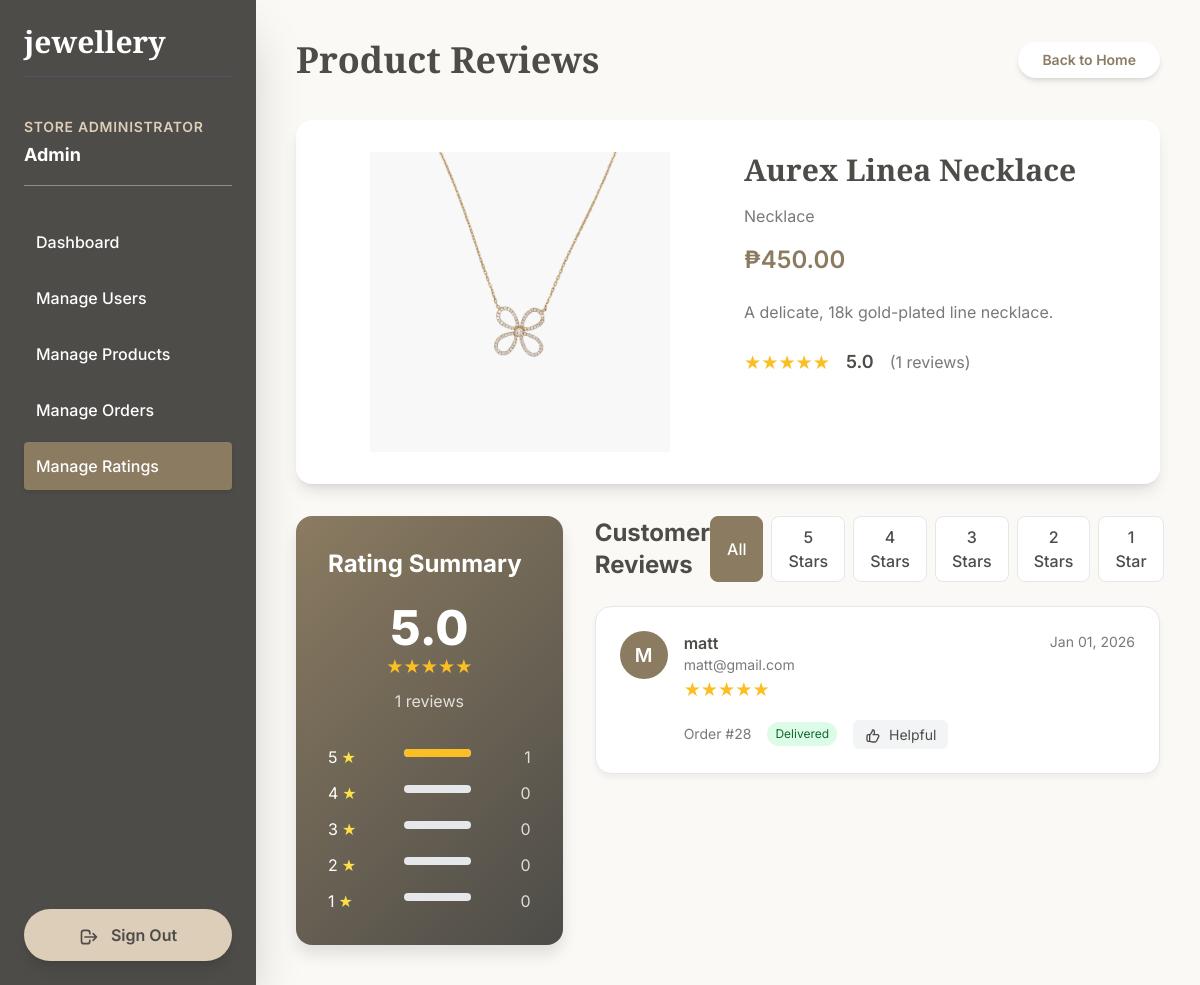
Page /view_review_admin.php?product_id=7 (signed in) on the committed database.
### tables this page shows
CREATE TABLE `user` (
  `User_ID` int(11) NOT NULL,
  `Name` varchar(255) NOT NULL,
  `Email` varchar(255) NOT NULL,
  `Password` varchar(255) DEFAULT NULL,
  `Phone` int(11) DEFAULT NULL,
  `Address` varchar(255) DEFAULT NULL,
  `Profile_Picture` varchar(255) DEFAULT NULL,
  `Role` varchar(255) NOT NULL,
  `Is_Logged_In` tinyint(1) NOT NULL DEFAULT 0,
  `user_secret_key` varchar(255) DEFAULT NULL,
  `last_2fa_verification` datetime DEFAULT NULL,
  `google_id` varchar(255) DEFAULT NULL
);

CREATE TABLE `product` (
  `Product_ID` int(11) NOT NULL,
  `Category_ID` int(11) NOT NULL,
  `Name` varchar(255) NOT NULL,
  `Description` varchar(255) NOT NULL,
  `Price` int(11) NOT NULL,
  `Stock` varchar(255) NOT NULL,
  `Availability` varchar(255) NOT NULL,
  `Images` varchar(255) NOT NULL,
  `Rating` varchar(255) NOT NULL,
  `Avg_Rating` decimal(3,2) DEFAULT 0.00,
  `Rating_Count` int(11) DEFAULT 0
);

CREATE TABLE `category` (
  `Category_ID` int(11) NOT NULL,
  `Category_Name` varchar(255) NOT NULL
);

CREATE TABLE `order_ratings` (
  `Rating_ID` int(11) NOT NULL,
  `Order_ID` int(11) NOT NULL,
  `User_ID` int(11) NOT NULL,
  `Product_ID` int(11) NOT NULL,
  `Rating` int(11) NOT NULL COMMENT '1-5 stars',
  `Review_Text` text DEFAULT NULL,
  `Review_Image` varchar(255) DEFAULT NULL,
  `Rating_Date` datetime NOT NULL DEFAULT current_timestamp()
);

CREATE TABLE `orders` (
  `Order_ID` int(11) NOT NULL,
  `User_ID` int(11) NOT NULL,
  `Order_Date` datetime DEFAULT current_timestamp(),
  `Total_Amount` decimal(10,2) NOT NULL,
  `Status` varchar(50) DEFAULT 'Pending',
  `Shipping_Address` text DEFAULT NULL,
  `Phone_Number` varchar(20) DEFAULT NULL,
  `Email` varchar(100) DEFAULT NULL,
  `Latitude` decimal(10,8) DEFAULT NULL,
  `Longitude` decimal(11,8) DEFAULT NULL,
  `Tracking_Status` varchar(100) DEFAULT 'Order Placed'
);

### view_review_admin.php (the view, shortened to what this page needs)
<?php
require_once 'db_connect.php';
 $user_id = $_SESSION['User_ID'];
 $sql = "SELECT Name FROM user WHERE User_ID = ?";
 $stmt = $pdo->prepare($sql);
 $stmt->execute([$user_id]);
 $user = $stmt->fetch();
 $userName = htmlspecialchars($user['Name']);
 $product_id = $_GET['product_id'] ?? null;
 $product = null;
 $reviews = [];
 $rating_distribution = [0, 0, 0, 0, 0];
try {
    $stmt = $pdo->prepare("
        SELECT
            p.Product_ID,
            p.Name AS ProductName,
            p.Description,
            p.Price,
            p.Images,
            p.Avg_Rating,
            p.Rating_Count,
            c.Category_Name
        FROM product p
        LEFT JOIN category c ON p.Category_ID = c.Category_ID
        WHERE p.Product_ID = :product_id
    ");
    $stmt->execute([':product_id' => $product_id]);
    $product = $stmt->fetch(PDO::FETCH_ASSOC);
    $stmt_reviews = $pdo->prepare("
        SELECT
            r.Rating,
            r.Review_Text,
            r.Rating_Date,
            r.Review_Image,
            u.Name as UserName,
            u.User_ID,
            u.Email,
            o.Order_ID,
            o.Status as OrderStatus
        FROM order_ratings r
        INNER JOIN user u ON r.User_ID = u.User_ID
        INNER JOIN orders o ON r.Order_ID = o.Order_ID
        WHERE r.Product_ID = :product_id
        ORDER BY r.Rating_Date DESC
    ");
    $stmt_reviews->execute([':product_id' => $product_id]);
    $reviews = $stmt_reviews->fetchAll(PDO::FETCH_ASSOC);
    $rating_distribution = [0, 0, 0, 0, 0];
    foreach ($reviews as $review) {
        $rating_distribution[$review['Rating'] - 1]++;
    }
} catch (PDOException $e) {
    error_log("Error fetching product reviews: " . $e->getMessage());
    $error_message = "Failed to load reviews: " . $e->getMessage();
}
?>
<!DOCTYPE html>
<html lang="en">
<head>
    <script src="https://cdn.tailwindcss.com"></script>
</head>
<body class="flex antialiased">
    <div class="w-64 admin-sidebar h-screen p-6 fixed flex flex-col shadow-2xl">
        <h1 class="font-serif text-white text-3xl font-bold mb-10 border-b border-gray-600 pb-4">jewellery</h1>
        <div class="text-white mb-8 border-b border-teal-light/50 pb-4">
            <p class="font-semibold text-sm text-teal-light uppercase tracking-wider">Store Administrator</p>
            <p class="text-lg font-bold text-white mt-1"><?= $userName ?></p>
        </div>
        <ul class="space-y-2 flex-grow">
            <li><a href="admin_dashboard.php" class="block p-3 rounded text-white hover:bg-brand-teal hover:shadow-md transition-all">
                <span class="font-medium">Dashboard</span>
            </a></li>
            <li><a href="manage_users.php" class="block p-3 rounded text-white hover:bg-brand-teal hover:shadow-md transition-all">
                <span class="font-medium">Manage Users</span>
            </a></li>
            <li><a href="manage_products.php" class="block p-3 rounded text-white hover:bg-brand-teal hover:shadow-md transition-all">
                <span class="font-medium">Manage Products</span>
            </a></li>
            <li><a href="manage_orders.php" class="block p-3 rounded text-white hover:bg-brand-teal hover:shadow-md transition-all">
                <span class="font-medium">Manage Orders</span>
            </a></li>
            <li><a href="manage_ratings.php" class="block p-3 rounded text-white nav-active transition-all">
                <span class="font-medium">Manage Ratings</span>
            </a></li>
        </ul>
        <a href="logout.php" class="mt-auto block w-full text-center p-3 rounded-full logout-btn shadow-lg">
            <svg class="w-5 h-5 inline-block mr-2" fill="none" stroke="currentColor" viewBox="0 0 24 24" xmlns="http://www.w3.org/2000/svg"><path stroke-linecap="round" stroke-linejoin="round" stroke-width="2" d="M17 16l4-4m0 0l-4-4m4 4H7m6 4v1a3 3 0 01-3 3H6a3 3 0 01-3-3V7a3 3 0 013-3h4a3 3 0 013 3v1"></path></svg>
            Sign Out
        </a>
    </div>
    <div class="flex-1 ml-64 p-10">
        <div class="flex justify-between items-center mb-10">
            <h2 class="font-serif text-4xl font-bold text-brand-dark">Product Reviews</h2>
            <a href="manage_ratings.php" class="bg-white text-brand-teal px-6 py-2 rounded-full text-sm font-semibold hover:bg-gray-100 transition-colors shadow-md">
                Back to Home
            </a>
        </div>
        <?php if ($product): ?>
            <div class="bg-white rounded-2xl shadow-lg p-8 mb-8">
                <div class="grid grid-cols-1 md:grid-cols-2 gap-8">
                    <div>
                        <img src="<?php echo htmlspecialchars($product['Images'] ?? 'https://placehold.co/400x400'); ?>"
                             alt="<?php echo htmlspecialchars($product['ProductName']); ?>"
                             class="w-full product-image rounded-lg">
                    </div>
                    <div>
                        <h1 class="font-serif text-3xl font-bold text-brand-dark mb-4"><?php echo htmlspecialchars($product['ProductName']); ?></h1>
                        <p class="text-brand-subtext mb-4"><?php echo htmlspecialchars($product['Category_Name']); ?></p>
                        <p class="text-2xl font-semibold text-brand-teal mb-6">₱<?php echo number_format($product['Price'], 2); ?></p>
                        <p class="text-brand-subtext mb-6"><?php echo htmlspecialchars($product['Description'] ?? 'No description available.'); ?></p>
                        <div class="flex items-center gap-4">
                            <div class="star-rating">
                                <?php
                                $avg_rating = $product['Avg_Rating'] ?? 0;
                                for ($i = 1; $i <= 5; $i++) {
                                    if ($i <= round($avg_rating)) {
                                        echo '★';
                                    } else {
                                        echo '<span class="empty">★</span>';
                                    }
                                }
                                ?>
                            </div>
                            <span class="text-lg font-semibold"><?php echo number_format($avg_rating, 1); ?></span>
                            <span class="text-brand-subtext">(<?php echo $product['Rating_Count'] ?? 0; ?> reviews)</span>
                        </div>
                    </div>
                </div>
            </div>
            <div class="grid grid-cols-1 lg:grid-cols-3 gap-8">
                <div class="lg:col-span-1">
                    <div class="rating-summary-card">
                        <h2 class="text-2xl font-bold mb-6">Rating Summary</h2>
                        <div class="text-center mb-8">
                            <div class="rating-number"><?php echo number_format($avg_rating, 1); ?></div>
                            <div class="star-rating justify-center mb-2">
                                <?php
                                for ($i = 1; $i <= 5; $i++) {
                                    if ($i <= round($avg_rating)) {
                                        echo '★';
                                    } else {
                                        echo '<span class="empty">★</span>';
                                    }
                                }
                                ?>
                            </div>
                            <div class="text-white/80"><?php echo $product['Rating_Count'] ?? 0; ?> reviews</div>
                        </div>
                        <div class="space-y-3">
                            <?php for ($i = 5; $i >= 1; $i--): ?>
                                <div class="flex items-center gap-3">
                                    <div class="flex items-center gap-1 w-16">
                                        <span><?php echo $i; ?></span>
                                        <span class="text-yellow-300">★</span>
                                    </div>
                                    <div class="flex-1">
                                        <div class="rating-bar">
                                            <div class="rating-fill" style="width: <?php echo $product['Rating_Count'] > 0 ? ($rating_distribution[$i-1] / $product['Rating_Count']) * 100 : 0; ?>%"></div>
                                        </div>
                                    </div>
                                    <div class="w-12 text-right text-white/80">
                                        <?php echo $rating_distribution[$i-1]; ?>
                                    </div>
                                </div>
                            <?php endfor; ?>
                        </div>
                    </div>
                </div>
                <div class="lg:col-span-2">
                    <div class="flex justify-between items-center mb-6">
                        <h2 class="text-2xl font-bold text-brand-dark">Customer Reviews</h2>
                        <div class="flex gap-2">
                            <button class="filter-btn active" data-filter="all">All</button>
                            <button class="filter-btn" data-filter="5">5 Stars</button>
                            <button class="filter-btn" data-filter="4">4 Stars</button>
                            <button class="filter-btn" data-filter="3">3 Stars</button>
                            <button class="filter-btn" data-filter="2">2 Stars</button>
                            <button class="filter-btn" data-filter="1">1 Star</button>
                        </div>
                    </div>
                    <?php if (empty($reviews)): ?>
                        <div class="no-reviews">
                            <svg class="w-24 h-24 mx-auto text-gray-300 mb-4" fill="none" stroke="currentColor" viewBox="0 0 24 24">
                                <path stroke-linecap="round" stroke-linejoin="round" stroke-width="1.5" d="M11.049 2.927c.3-.921 1.603-.921 1.902 0l1.519 4.674a1 1 0 00.95.69h4.915c.969 0 1.371 1.24.588 1.81l-3.976 2.888a1 1 0 00-.363 1.118l1.518 4.674c.3.922-.755 1.688-1.538 1.118l-3.976-2.888a1 1 0 00-1.176 0l-3.976 2.888c-.783.57-1.838-.197-1.538-1.118l1.518-4.674a1 1 0 00-.363-1.118l-3.976-2.888c-.784-.57-.38-1.81.588-1.81h4.914a1 1 0 00.951-.69l1.519-4.674z"></path>
                            </svg>
                            <h3 class="text-xl font-semibold text-brand-dark mb-2">No Reviews Yet</h3>
                            <p class="text-brand-subtext">This product has no reviews yet</p>
                        </div>
                    <?php else: ?>
                        <div id="reviews-container">
                            <?php foreach ($reviews as $review): ?>
                                <div class="review-card" data-rating="<?php echo $review['Rating']; ?>">
                                    <div class="flex items-start gap-4">
                                        <div class="user-avatar">
                                            <?php echo strtoupper(substr($review['UserName'], 0, 1)); ?>
                                        </div>
                                        <div class="flex-grow">
                                            <div class="flex justify-between items-start mb-2">
                                                <div>
                                                    <h4 class="font-semibold text-brand-dark"><?php echo htmlspecialchars($review['UserName']); ?></h4>
                                                    <p class="text-sm text-brand-subtext"><?php echo htmlspecialchars($review['Email']); ?></p>
                                                    <div class="star-rating">
                                                        <?php
                                                        for ($i = 1; $i <= 5; $i++) {
                                                            if ($i <= $review['Rating']) {
                                                                echo '★';
                                                            } else {
                                                                echo '<span class="empty">★</span>';
                                                            }
                                                        }
                                                        ?>
                                                    </div>
                                                </div>
                                                <div class="review-date">
                                                    <?php echo date('M d, Y', strtotime($review['Rating_Date'])); ?>
                                                </div>
                                            </div>
                                            <div class="flex items-center gap-4 mt-4">
                                                <span class="text-sm text-brand-subtext">Order #<?php echo $review['Order_ID']; ?></span>
                                                <span class="px-2 py-1 text-xs rounded-full
                                                    <?php
                                                    switch($review['OrderStatus']) {
                                                        case 'Delivered': echo 'bg-green-100 text-green-800'; break;
                                                    }
                                                    ?>">
                                                    <?php echo $review['OrderStatus']; ?>
                                                </span>
                                                <button class="helpful-btn">
                                                    Helpful
                                                </button>
                                            </div>
                                        </div>
                                    </div>
                                </div>
                            <?php endforeach; ?>
                        </div>
                    <?php endif; ?>
                </div>
            </div>
        <?php endif; ?>
    </div>
</body>
</html>

### rows in the picture
user: Name "Admin"
product: Images (picture), Name "Aurex Linea Necklace", Category_ID.Category_Name "Necklace", Price "450.00", Description "A delicate, 18k gold-plated line necklace.", Avg_Rating "5.0", Rating_Count "1"
order_ratings: User_ID.Name "M", User_ID.Name "matt", User_ID.Email "matt@gmail.com", Rating_Date "Jan 01, 2026", Order_ID.Order_ID "28", Order_ID.Status "Delivered"

### other values in the picture
$rating_distribution[$i-1] "1"
$rating_distribution[$i-1] "0"
